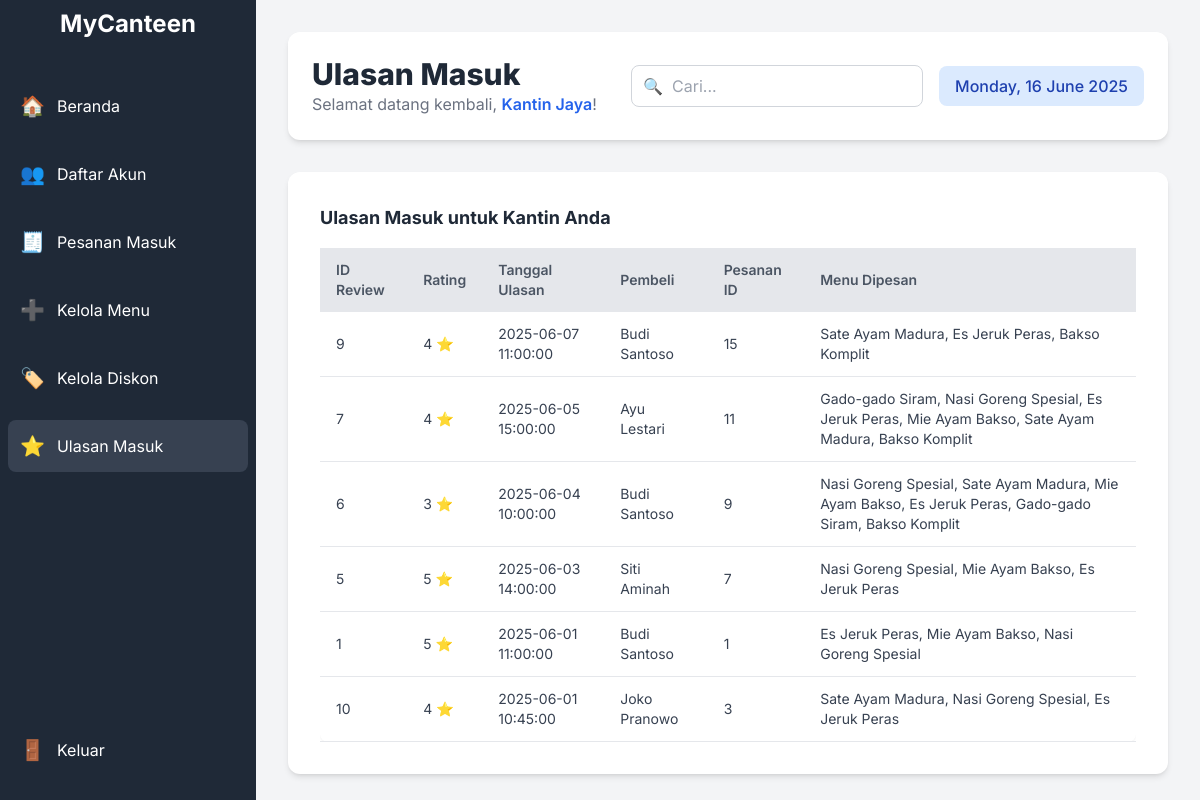
The page /index.php?page=seller_reviews (signed in) on the database its author committed.
### tables this page shows
CREATE TABLE Review (
    id_rating INT AUTO_INCREMENT PRIMARY KEY, 
    rating INT NOT NULL,
    tanggal_rating TIMESTAMP NOT NULL DEFAULT CURRENT_TIMESTAMP,
    Pesanan_pesanan_id INT UNIQUE, 
    Penjual_id_kanti VARCHAR(4),
    FOREIGN KEY (Pesanan_pesanan_id) REFERENCES Pesanan(pesanan_id) ON DELETE CASCADE,
    FOREIGN KEY (Penjual_id_kanti) REFERENCES Penjual(id_kantin) ON DELETE CASCADE
);

CREATE TABLE Pembeli (
    nrp VARCHAR(10) PRIMARY KEY,
    nama VARCHAR(100) NOT NULL,
    email VARCHAR(255) UNIQUE NOT NULL,
    password VARCHAR(255) NOT NULL, 
    nomor_telepon VARCHAR(18) NOT NULL,
    alamat VARCHAR(255) NOT NULL
);

CREATE TABLE Pesanan (
    pesanan_id INT AUTO_INCREMENT PRIMARY KEY, 
    pesanan_date TIMESTAMP NOT NULL DEFAULT CURRENT_TIMESTAMP,
    pesanan_total INT NOT NULL,
    pesanan_paym VARCHAR(50) NOT NULL,
    status VARCHAR(20) NOT NULL DEFAULT 'Menunggu Konfirmasi', 
    Pembeli_id_mah VARCHAR(10), 
    FOREIGN KEY (Pembeli_id_mah) REFERENCES Pembeli(nrp) ON DELETE CASCADE 
);

### koneksi.php (called while the page is built, shortened)
<?php
function fetch_assoc_db($result)
{
    return mysqli_fetch_assoc($result);
}
?>

### views/seller_reviews_content.php (the view, shortened to what this page needs)
<div class="bg-white p-8 rounded-xl shadow-md">
    <h4 class="text-lg font-bold text-gray-800 mb-4">Ulasan Masuk untuk Kantin Anda</h4>
    <div class="overflow-x-auto">
        <table class="min-w-full bg-white rounded-lg shadow-sm">
            <thead class="bg-gray-200">
                <tr>
                    <th class="py-3 px-4 text-left text-sm font-semibold text-gray-600">ID Review</th>
                    <th class="py-3 px-4 text-left text-sm font-semibold text-gray-600">Rating</th>
                    <th class="py-3 px-4 text-left text-sm font-semibold text-gray-600">Tanggal Ulasan</th>
                    <th class="py-3 px-4 text-left text-sm font-semibold text-gray-600">Pembeli</th>
                    <th class="py-3 px-4 text-left text-sm font-semibold text-gray-600">Pesanan ID</th>
                    <th class="py-3 px-4 text-left text-sm font-semibold text-gray-600">Menu Dipesan</th>
                </tr>
            </thead>
            <tbody>
                <?php
                $seller_id = $_SESSION['user_id'];
                $query_seller_reviews = "
                    SELECT
                        r.id_rating,
                        r.rating,
                        r.tanggal_rating,
                        b.nama AS nama_pembeli,
                        p.pesanan_id,
                        GROUP_CONCAT(m.nama_menu SEPARATOR ', ') AS menu_items_ordered
                    FROM
                        Review r
                    JOIN
                        Pesanan p ON r.Pesanan_pesanan_id = p.pesanan_id
                    JOIN
                        Pembeli b ON p.Pembeli_id_mah = b.nrp
                    JOIN
                        DetailPesanan dp ON p.pesanan_id = dp.Pesanan_pesanan_id
                    JOIN
                        Menu m ON dp.Menu_id_menu = m.id_menu
                    WHERE
                        r.Penjual_id_kanti = ?
                    GROUP BY
                        r.id_rating, r.rating, r.tanggal_rating, b.nama, p.pesanan_id
                    ORDER BY
                        r.tanggal_rating DESC;
                ";
                $stmt_seller_reviews = mysqli_prepare($conn, $query_seller_reviews);
                mysqli_stmt_bind_param($stmt_seller_reviews, "s", $seller_id);
                mysqli_stmt_execute($stmt_seller_reviews);
                $result_seller_reviews = mysqli_stmt_get_result($stmt_seller_reviews);
                if ($result_seller_reviews && mysqli_num_rows($result_seller_reviews) > 0) {
                    while ($review = fetch_assoc_db($result_seller_reviews)) {
                        echo '<tr class="border-b border-gray-200 hover:bg-gray-50">';
                        echo '<td class="py-3 px-4 text-sm text-gray-700">' . htmlspecialchars($review['id_rating']) . '</td>';
                        echo '<td class="py-3 px-4 text-sm text-gray-700">' . htmlspecialchars($review['rating']) . ' ⭐</td>';
                        echo '<td class="py-3 px-4 text-sm text-gray-700">' . htmlspecialchars($review['tanggal_rating']) . '</td>';
                        echo '<td class="py-3 px-4 text-sm text-gray-700">' . htmlspecialchars($review['nama_pembeli']) . '</td>';
                        echo '<td class="py-3 px-4 text-sm text-gray-700">' . htmlspecialchars($review['pesanan_id']) . '</td>';
                        echo '<td class="py-3 px-4 text-sm text-gray-700">' . htmlspecialchars($review['menu_items_ordered']) . '</td>';
                        echo '</tr>';
                    }
                } else {
                    echo '<tr><td colspan="6" class="py-4 text-center text-gray-500">Belum ada ulasan yang masuk untuk kantin Anda.</td></tr>';
                }
                ?>
            </tbody>
        </table>
    </div>
</div>

### index.php (style rules this page uses)
body { font-family: 'Inter', sans-serif; }

### rows shown on the page
review: id_rating "9", rating "4", tanggal_rating "2025-06-07 11:00:00", pembeli.nama "Budi Santoso", Pesanan_pesanan.pesanan_id "15", menu_items_ordered "Sate Ayam Madura, Es Jeruk Peras, Bakso Komplit"
review: id_rating "7", rating "4", tanggal_rating "2025-06-05 15:00:00", pembeli.nama "Ayu Lestari", Pesanan_pesanan.pesanan_id "11", menu_items_ordered "Gado-gado Siram, Nasi Goreng Spesial, Es Jeruk Peras, Mie Ayam Bakso, Sate Ayam Madura, Bakso Komplit"
review: id_rating "6", rating "3", tanggal_rating "2025-06-04 10:00:00", pembeli.nama "Budi Santoso", Pesanan_pesanan.pesanan_id "9", menu_items_ordered "Nasi Goreng Spesial, Sate Ayam Madura, Mie Ayam Bakso, Es Jeruk Peras, Gado-gado Siram, Bakso Komplit"
review: id_rating "5", rating "5", tanggal_rating "2025-06-03 14:00:00", pembeli.nama "Siti Aminah", Pesanan_pesanan.pesanan_id "7", menu_items_ordered "Nasi Goreng Spesial, Mie Ayam Bakso, Es Jeruk Peras"
review: id_rating "1", rating "5", tanggal_rating "2025-06-01 11:00:00", pembeli.nama "Budi Santoso", Pesanan_pesanan.pesanan_id "1", menu_items_ordered "Es Jeruk Peras, Mie Ayam Bakso, Nasi Goreng Spesial"
review: id_rating "10", rating "4", tanggal_rating "2025-06-01 10:45:00", pembeli.nama "Joko Pranowo", Pesanan_pesanan.pesanan_id "3", menu_items_ordered "Sate Ayam Madura, Nasi Goreng Spesial, Es Jeruk Peras"

### other values the page prints
$_SESSION['username'] "Kantin Jaya"
